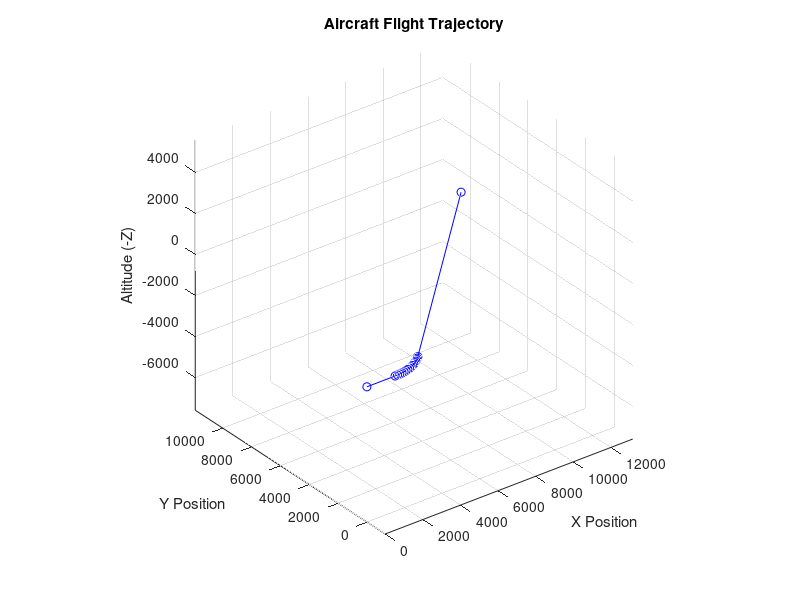

Write the MATLAB code that produced this figure.
time = [0 5:0.5:20]'; % Initial time series with increments of 0.5

% Define trajectory as climbing right-hand turn for 90 deg
% Prescribe inertial position (NED)
pos = [0 0 -1000]; % Inertial Positions (x,y,-z) row vector for each time

% Circular turn parameters
turn_radius = 2500;
%turn_angles = 0:3:90; % Angles for 90° turn (31 points)
turn_angles = 0:3:45; 
%z_descent = (0:30)' * -10 / 10 - 1000; % Climb/descent during turn
z_descent = (0:15)' * -10 / 10 - 1000;
%z_descent = (0:20)' * -75 - 1000; % Climb/descent during turn

% Generate circular arc
cir_xy = [1500; 0]' + [sind(turn_angles) * turn_radius; ...
                       cosd(turn_angles) * -turn_radius + turn_radius]';

% Calculate tangent direction parallel to the radius at the end of the arc
%end_angle_rad = deg2rad(90); % End angle in radians (90° for a quarter-circle)
end_angle_rad = deg2rad(45);
radius_direction = [cos(end_angle_rad), sin(end_angle_rad)]; % Radius direction at end angle

% Combine circular arc and straight segment into cir_xy
cir_xy = [cir_xy z_descent]; % Append z_descent to cir_xy
% Define tangent straight segment start and end points
start_pos = cir_xy(end, :); % End of the circular arc
end_pos = start_pos + [14000 * radius_direction(1), 14000 * radius_direction(2), 0]; % Parallel to radius directionnt
% Generate straight segment positions (start and end points only)
straight_segment = end_pos;
cir_xy = [cir_xy; straight_segment]; % Append straight segment to cir_xy

% Combine trajectory segments into pos
pos = [pos; cir_xy];
figure
plot3(pos(:,1), pos(:,2), pos(:,3), 'b-o')
xlabel('X Position')
ylabel('Y Position')
zlabel('Altitude (-Z)')
title('Aircraft Flight Trajectory')
grid on
axis equal
